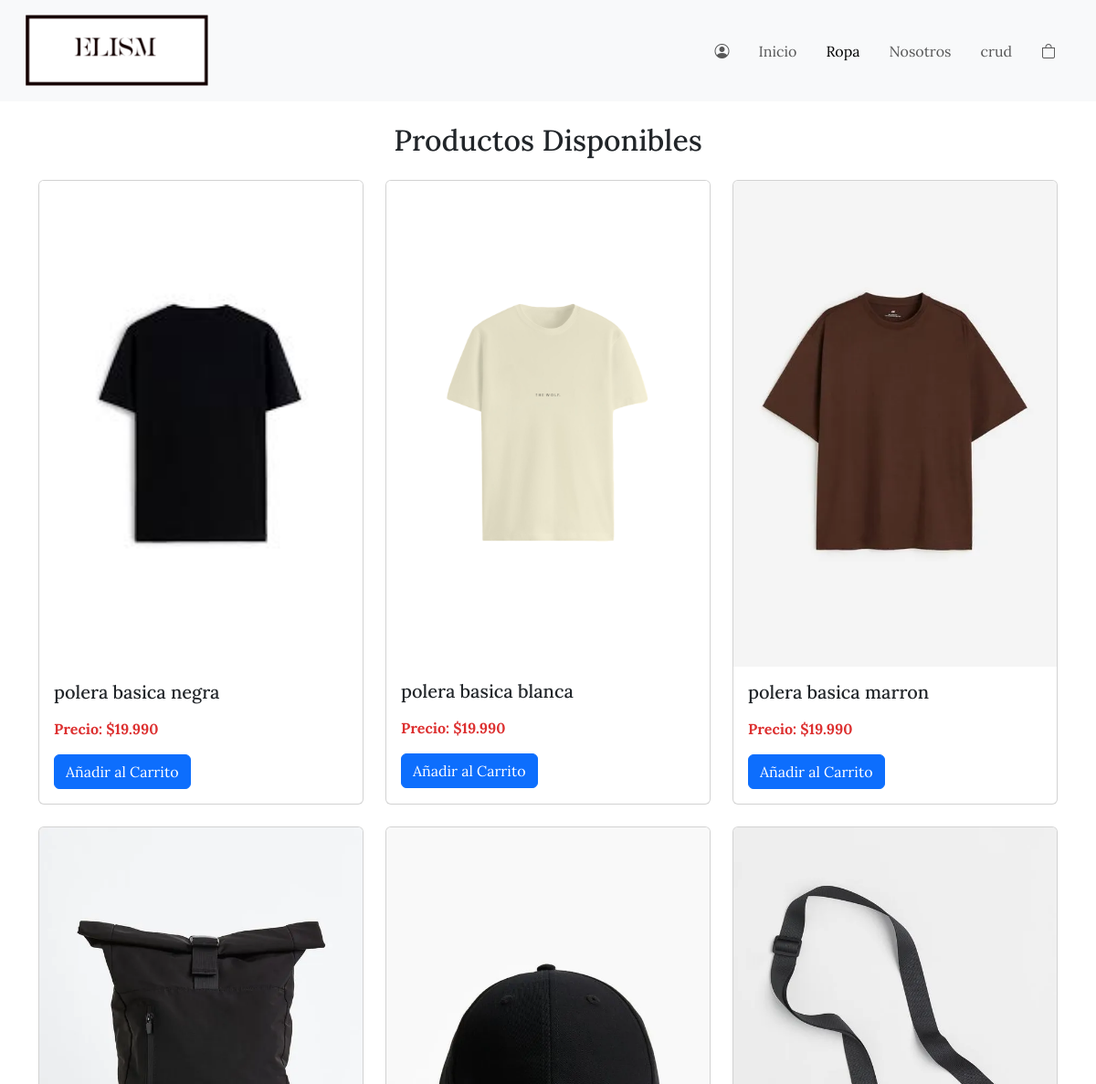
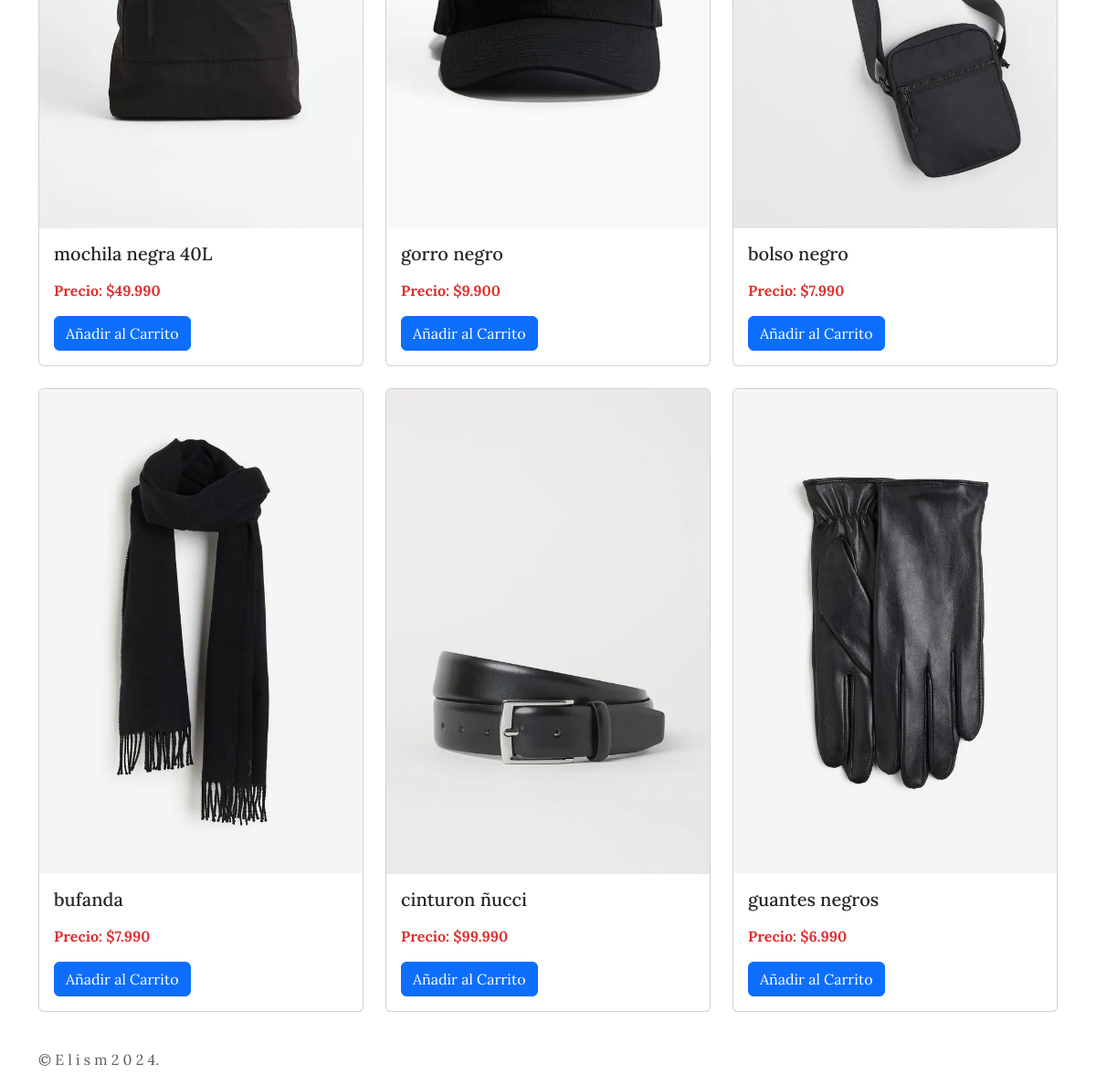
The app's page /ropa/, older data (2 pictures, top to bottom).
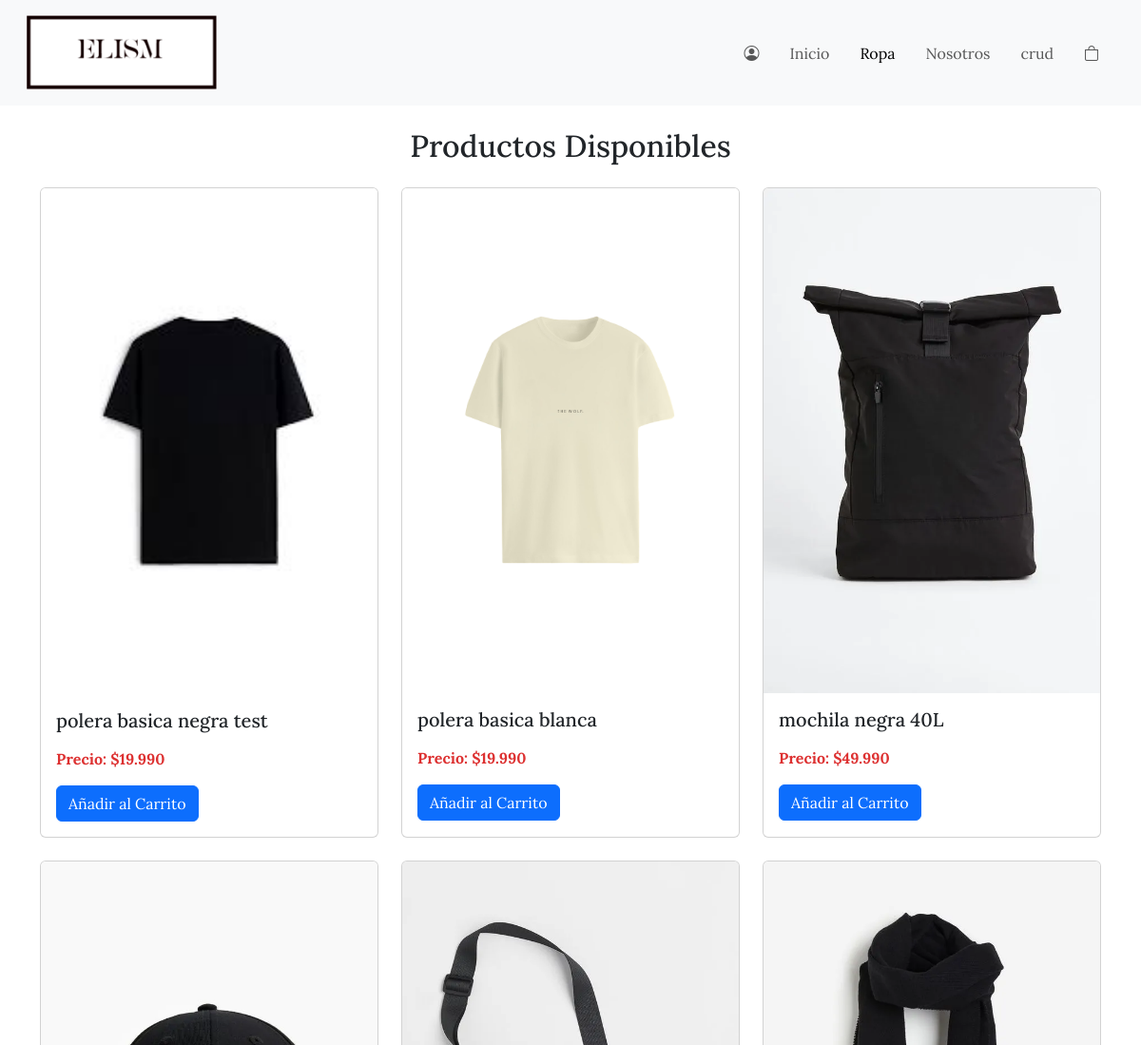
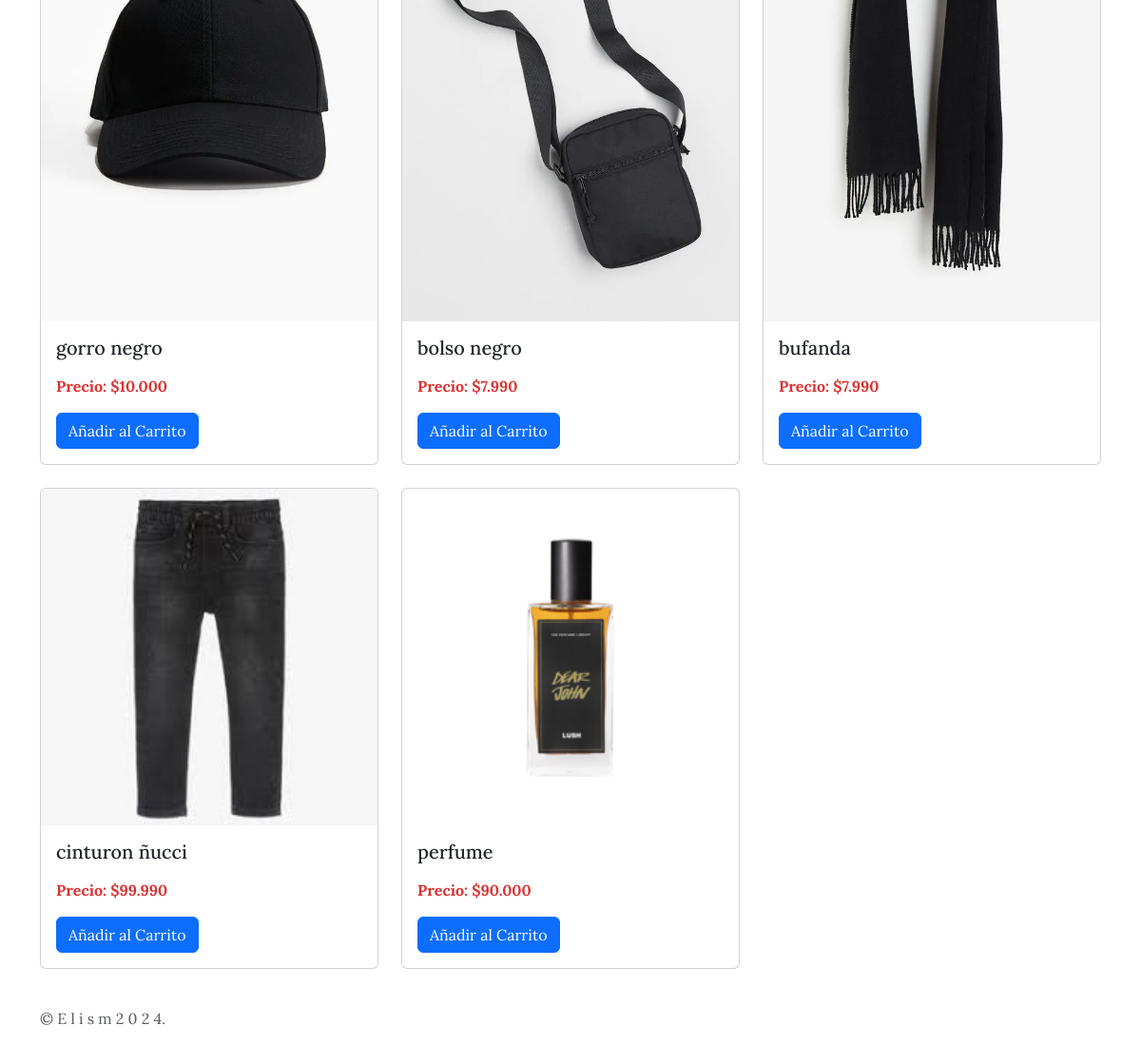
The same page, newer data (2 pictures, top to bottom).
### elism/models.py (models this page shows, shortened)
class Producto(models.Model):
    nombre = models.CharField(max_length=100)
    precio = models.DecimalField(max_digits=10, decimal_places=3)
    imagen = models.ImageField(upload_to='products/', default='products/default.png')

### elism/views.py (the view)
# urls.py: path('ropa/', views.ropa, name='ropa'),
def ropa(request):
    productos = Producto.objects.all()
    return render(request, 'ropa.html', {'productos': productos})

### elism/templates/ropa.html (shortened to what this page needs)
{% load static %}
<!DOCTYPE html>
<html lang="en">
<head>
  <link rel="stylesheet" href="{% static 'css/ropa.css' %}">
  <link rel="stylesheet" href="https://cdn.jsdelivr.net/npm/bootstrap-icons@1.11.3/font/bootstrap-icons.min.css">
  <link rel="stylesheet" href="https://cdn.jsdelivr.net/npm/bootstrap@5.3.2/dist/css/bootstrap.min.css">
</head>
<body class="cuerpo">
  <nav class="navbar navbar-expand-lg navbar-light bg-light p-3">
    <div class="container-fluid">
      <a href="{% url 'index' %}"><img style="width: 200px;" src="{% static 'img/logo.png' %}" alt="Logo"></a>
      <div class="collapse navbar-collapse" id="navbarNavDropdown">
        <ul class="navbar-nav ms-auto">
          <li class="nav-item">
            <a class="nav-link mx-2" aria-current="page" href="{% url 'register' %}"><i class="bi bi-person-circle"></i></a>
          </li>
          <li class="nav-item">
            <a class="nav-link mx-2 " aria-current="page" href="{% url 'index' %}">Inicio</a>
          </li>
          <li class="nav-item">
            <a class="nav-link mx-2 active" href="{% url 'ropa' %}">Ropa</a>
          </li>
          <li class="nav-item">
            <a class="nav-link mx-2" href="{% url 'nosotros' %}">Nosotros</a>
          </li>
          <li class="nav-item">
            <a class="nav-link mx-2" href="{% url 'crud' %}">crud</a>
          </li>
          <li class="nav-item">
            <a class="nav-link mx-2" href="{% url 'carrito' %}"><i class="bi bi-bag"></i></a>
          </li>
        </ul>
      </div>
    </div>
  </nav>
<div class="container mt-4">
  <h2 class="text-center mb-4">Productos Disponibles</h2>
  <div class="row">
    {% for producto in productos %}
      <div class="col-md-4 mb-4">
        <div class="card h-100">
          <img src="{{ producto.imagen.url }}" class="card-img-top" alt="{{ producto.nombre }}">
          <div class="card-body">
            <h5 class="card-title">{{ producto.nombre }}</h5>
            <p class="card-text"><strong>Precio: ${{ producto.precio }}</strong></p>
            <a href="{% url 'agregar_al_carrito' producto.id %}" class="btn btn-primary">Añadir al Carrito</a>
          </div>
        </div>
      </div>
    {% endfor %}
  </div>
</div>
  <footer class="footer mt-auto py-3">
    <div class="container">
      <span class="text-muted">© E l i s m  2 0 2 4.</span>
    </div>
  </footer>
</body>
</html>

### elism/static/css/ropa.css (style rules this page uses)
.cuerpo { font-family: "Lora", serif; font-optical-sizing: auto; font-style: normal; }
strong { color: rgb(221, 49, 49); }

Row changes from the older to the newer data that the page shows:
removed Producto: imagen (picture), nombre "polera basica marron", precio "19.990"
removed Producto: imagen (picture), nombre "guantes negros", precio "6.990"
changed Producto: nombre "polera basica negra" → "polera basica negra test"
changed Producto "gorro negro": precio "9.900" → "10.000"
changed Producto "cinturon ñucci": imagen: a different picture
added Producto: imagen (picture), nombre "perfume", precio "90.000"
